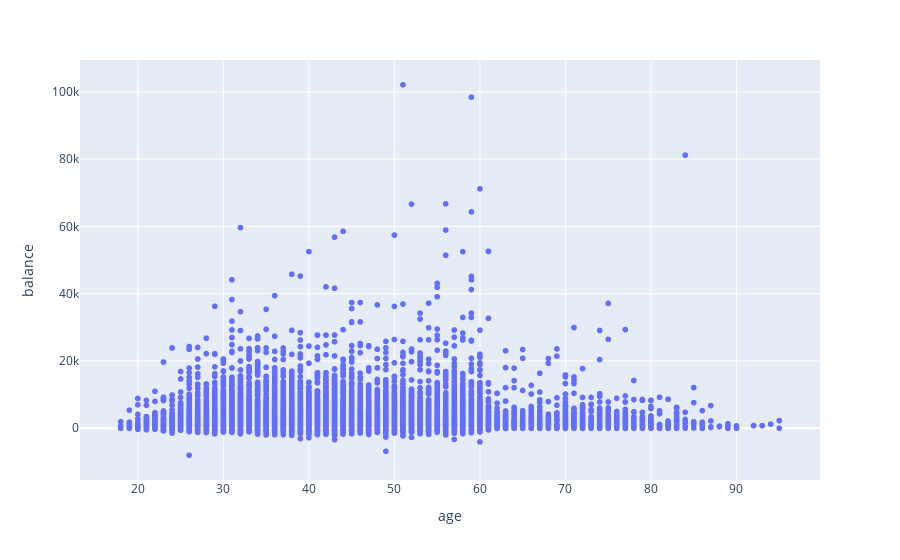

Write notebook code for a chart like this one.
### Code cell
px.scatter(df,x='age',y='balance')
#outliers start to diverge after 40k+
#people have the most money saved between 30-60 years old

### Figure 1 — Plotly figure (JSON) as saved in the notebook; plotly's stock layout.template omitted (floating-point values rounded to 4 significant figures; data arrays with more than 128 entries replaced by an {"elided": "..."} marker saying what was removed)
{"data": [{"hovertemplate": "age=%{x}<br>balance=%{y}<extra></extra>", "legendgroup": "", "marker": {"color": "#636efa", "symbol": "circle"}, "mode": "markers", "name": "", "showlegend": false, "type": "scattergl", "x": {"elided": "45161 int values"}, "xaxis": "x", "y": {"elided": "45161 int values"}, "yaxis": "y"}], "layout": {"legend": {"tracegroupgap": 0}, "margin": {"t": 60}, "xaxis": {"anchor": "y", "domain": [0, 1], "title": {"text": "age"}}, "yaxis": {"anchor": "x", "domain": [0, 1], "title": {"text": "balance"}}}}
